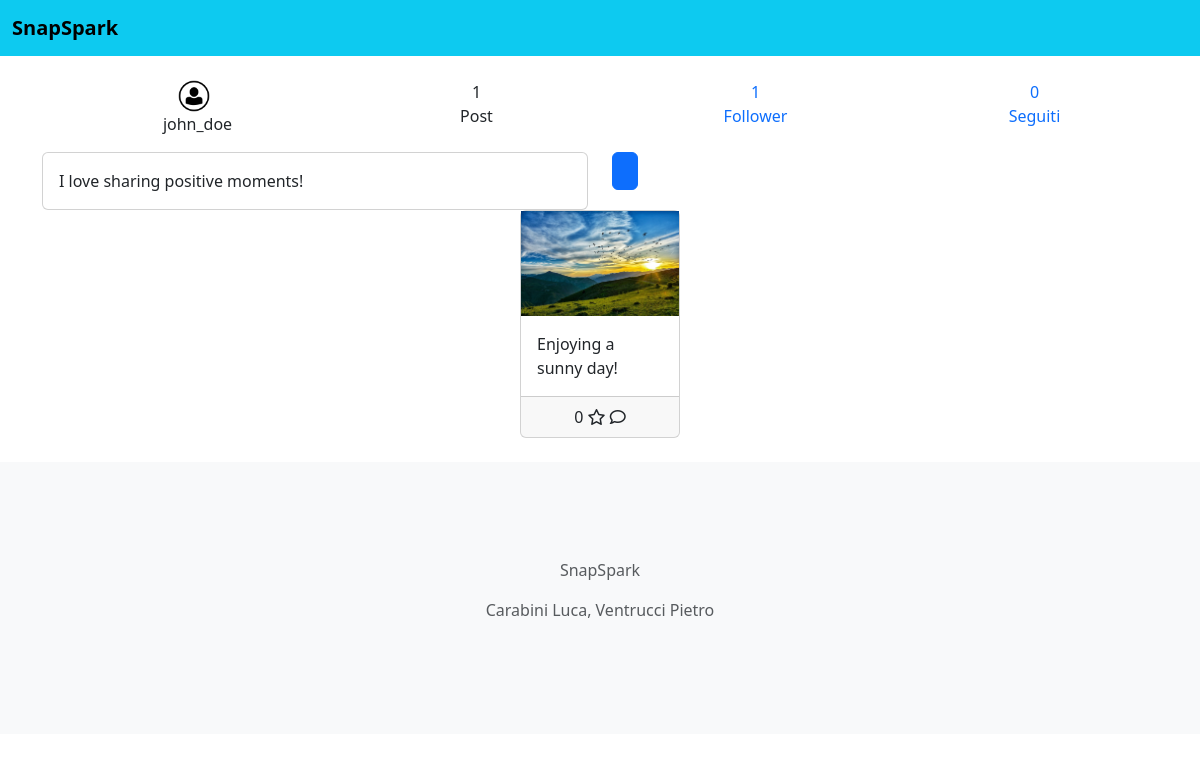
The page /user.php?username=john_doe on the database as committed earlier.
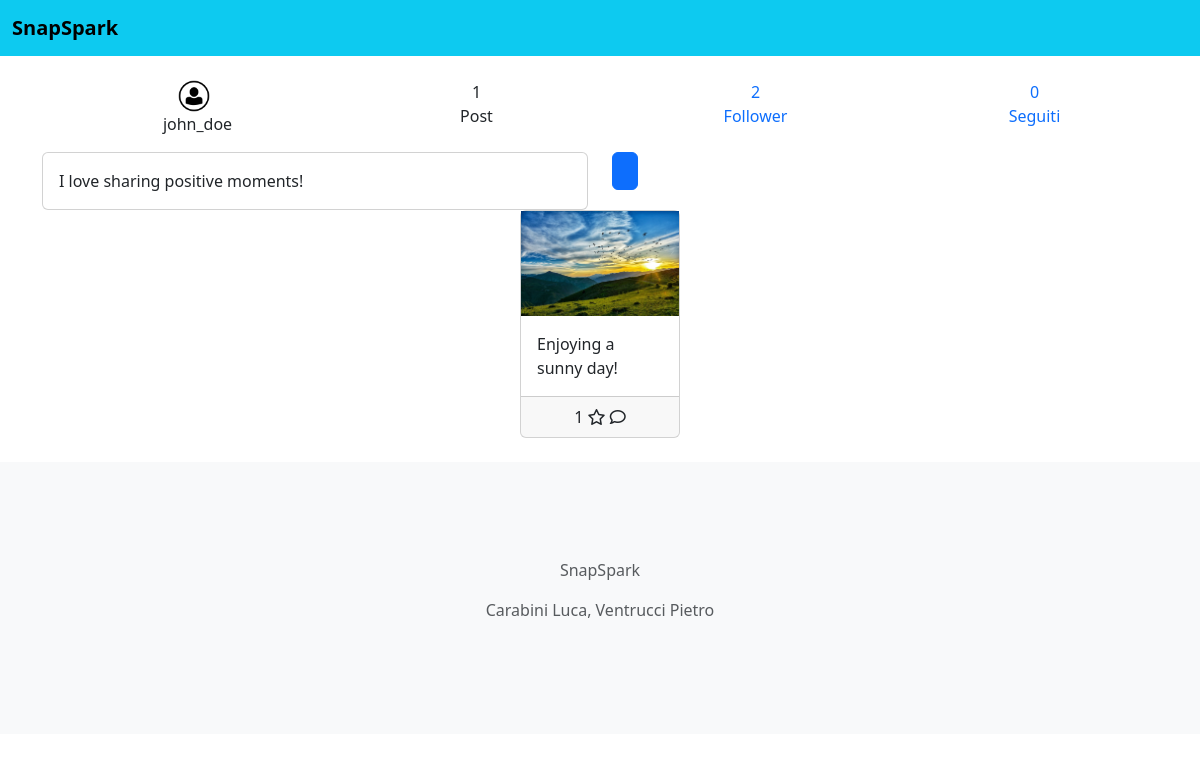
The same page on the database as committed later.
### tables this page shows
CREATE TABLE `utenti` (
  `username` char(30) NOT NULL,
  `nome` char(20) NOT NULL,
  `cognome` char(20) NOT NULL,
  `sesso` char(1) NOT NULL,
  `password` char(30) NOT NULL,
  `data_nascita` date NOT NULL,
  `mail` char(40) NOT NULL,
  `numero` bigint(20) NOT NULL,
  `biografia` varchar(100) NOT NULL,
  `nome_social` char(15) NOT NULL,
  `profile_img` char(50) NOT NULL
);

CREATE TABLE `posts` (
  `username` char(30) NOT NULL,
  `file` char(20) NOT NULL,
  `id` int(11) NOT NULL,
  `descrizione` varchar(100) NOT NULL,
  `data` date NOT NULL,
  `spark` int(11) NOT NULL
);

### user.php (called while the page is built, shortened)
<?php
require_once "bootstrap.php";
$templateParams["titolo"] = "SnapSpark - Home";
$templateParams["nome"] = "user-profile.php";
$username = $_SESSION['username'];
if (isset($_GET['username'])) {
    $username = $_GET['username'];
}
$templateParams["posts"] = $dbh->getPostsByAuthor($username);
$templateParams["follower"] = $dbh->getFollower($username);
$templateParams["followed"] = $dbh->getFollowed($username);
$templateParams["bio"] = $dbh->getUserBio($username);
$templateParams["username"] = $username;
require_once "template/base.php";

### db/database.php (called while the page is built, shortened)
<?php
final class DatabaseHelper
{
    private $db;
    public function __construct($serverName, $userName, $password, $dbName, $port)
    {
        $this->db = new mysqli($serverName, $userName, $password, $dbName, $port);
        $this->db->set_charset("utf8mb4");
    }
    public function getPostsByAuthor($username)
    {
        $query = "SELECT username, file, id, descrizione, data, spark
                  FROM posts
                  WHERE username=?";
        $stmt = $this->db->prepare($query);
        $stmt->bind_param("s", $username);
        $stmt->execute();
        $result = $stmt->get_result();
        return $result->fetch_all(MYSQLI_ASSOC);
    }
    public function getFollower($username)
    {
        $query = "SELECT follower as username
                  FROM follow
                  WHERE user=?";
        $stmt = $this->db->prepare($query);
        $stmt->bind_param("s", $username);
        $stmt->execute();
        $result = $stmt->get_result();
        return $result->fetch_all(MYSQLI_ASSOC);
    }
    public function getFollowed($username)
    {
        $query = "SELECT user as username
                  FROM follow
                  WHERE follower=?";
        $stmt = $this->db->prepare($query);
        $stmt->bind_param("s", $username);
        $stmt->execute();
        $result = $stmt->get_result();
        return $result->fetch_all(MYSQLI_ASSOC);
    }
    public function getUserBio($username)
    {
        $query = "SELECT biografia
                  FROM utenti
                  WHERE username=?";
        $stmt = $this->db->prepare($query);
        $stmt->bind_param("s", $username);
        $stmt->execute();
        $result = $stmt->get_result();
        return $result->fetch_all(MYSQLI_ASSOC);
    }
}

### bootstrap.php (called while the page is built, shortened)
<?php
require_once "db/database.php";
$dbh = new DatabaseHelper("localhost", "root", "", "SnapSpark", 3306);

### template/user-profile.php (the view, shortened to what this page needs)
<div class="container text-center">
    <div class="row">
        <div class="col">
            <ul>
                <li>
                    <img src="<?php echo AVATAR_FOLDER . "avatar.png"; ?>" class="me-2" alt="" id="avatar">
                </li>
                <li>
                    <label id='currentUser'><?php echo $templateParams['username'] ?></label>
                </li>
            </ul>
        </div>
        <div class="col">
            <ul>
                <li>
                    <label>
                        <?php echo count($templateParams["posts"]) ?>
                    </label>
                </li>
                <li>
                    <label> Post</label>
                </li>
            </ul>
        </div>
        <div class="col">
            <a href="info-follower.php?username=<?php echo $templateParams["username"] ?>&action=follower">
                <ul>
                    <li>
                        <label>
                            <?php echo count($templateParams['follower']) ?>
                        </label>
                    </li>
                    <li>
                        <label> Follower</label>
                    </li>
                </ul>
            </a>
        </div>
        <div class="col">
            <a href="info-follower.php?username=<?php echo $templateParams["username"] ?>&action=followed">
                <ul>
                    <li>
                        <label>
                            <?php echo count($templateParams['followed']) ?>
                        </label>
                    </li>
                    <li>
                        <label>Seguiti</label>
                    </li>
                </ul>
            </a>
        </div>
    </div>
</div>
<div class="row row-cols-1 row-cols-md-2 g-4">
    <div class="col">
        <div class="card">
            <div class="card-body">
                <p class="card-text">
                    <?php if (count($templateParams['bio']) > 0) {
                        echo $templateParams['bio'][0]['biografia'];
                    } ?>
                </p>
            </div>
        </div>
    </div>
    <?php if ($_SESSION['username'] !== $templateParams['username']) { ?>
        <div class="col" id="follow-button">
            <form action="" method="POST">
                <input class="btn btn-primary" type="submit" value="" name="follow" id="follow-bt">
            </form>
        </div>
    <?php } ?>
</div>
<div class="row">
    <div class="d-flex justify-content-center">
        <?php foreach ($templateParams["posts"] as $post): ?>
            <div class="card" style="width: 10rem;" id="profile">
                <img src="<?php echo POST_FOLDER . $post["file"]; ?>" alt="">
                <div class="card-body">
                    <p class="card-text">
                        <?php echo $post["descrizione"]; ?>
                    </p>
                </div>
                <footer class="card-footer">
                    <p class="card-text mx-auto">
                        <?php echo $post["spark"]; ?>
                        <i class="fa-regular fa-star"></i>
                        <i class="fa-regular fa-comment"></i>
                    </p>
                </footer>
            </div>
        <?php endforeach; ?>
    </div>
</div>

### template/base.php (shortened to what this page needs)
<!DOCTYPE html>
<html lang="en">
<head>
    <link href="css/style.css" type="text/css" rel="stylesheet" />
    <link href="https://cdn.jsdelivr.net/npm/bootstrap@5.3.2/dist/css/bootstrap.min.css" rel="stylesheet">
</head>
<body>
    <nav class="navbar bd-navbar sticky-top bg-info" aria-label="user-navbar">
        <div class="container-fluid">
            <a class="navbar-brand fw-bold" href="index.php">SnapSpark</a>
        </div>
    </nav>
    <div class="container-xl bd-gutter mt-3 mb-3 my-md-4 bd-layout">
        <main>
            <?php require($templateParams["nome"]); ?>
        </main>
    </div>
    <footer class="bd-footer py-4 py-md-5 bg-body-tertiary">
        <div class="container py-4 py-md-5 px-4 px-md-3 text-body-secondary">
            <p>SnapSpark</p>
            <p>Carabini Luca, Ventrucci Pietro</p>
        </div>
    </footer>
</body>
</html>

### css/style.css (style rules this page uses)
img#avatar { max-height: 2rem; }
div#profile { margin: 0 2% 0 2% }
footer p { text-align: center; }
ul { list-style: none; }

Rows that differ between the two databases and show on the page:
changed posts "Enjoying a sunny day!": spark "0" → "1"
Other text that changed with them:
count($templateParams['follower']): "1" → "2"
